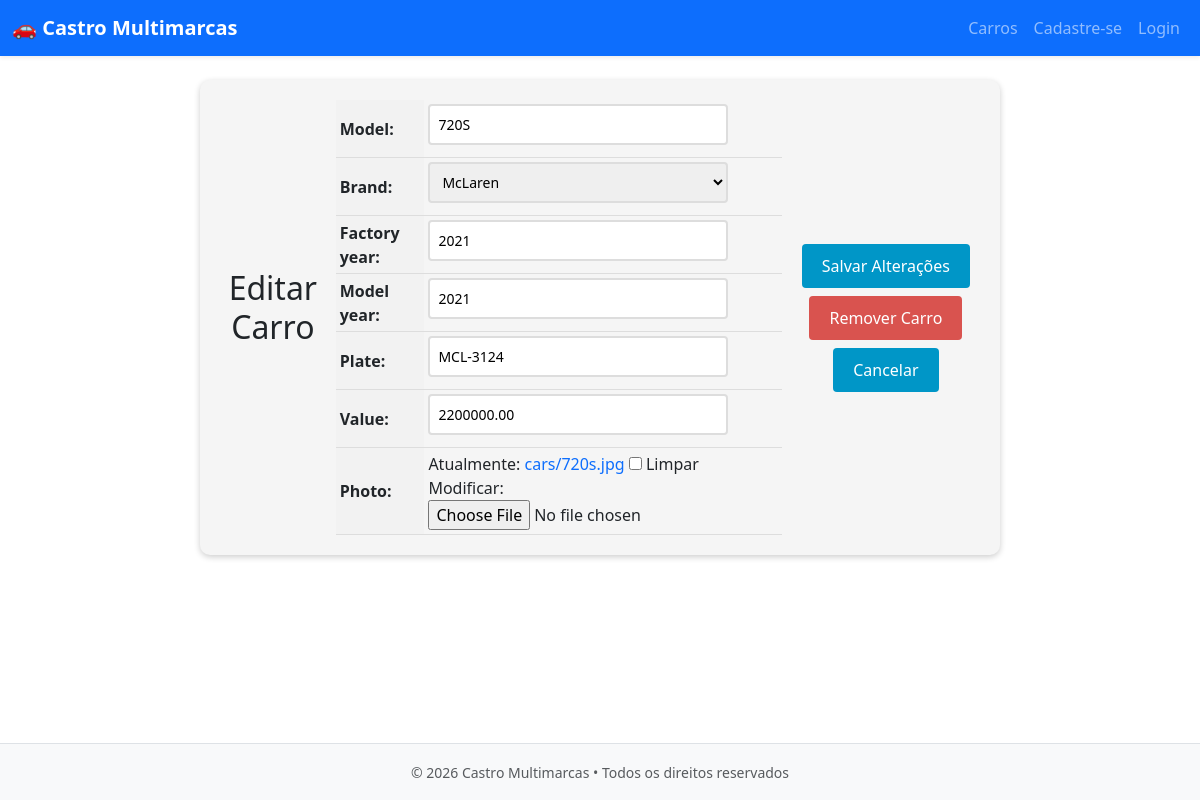
Page /car/14/update/ on the committed database.
### cars/models.py (models this page shows, shortened)
class Car(models.Model):
    id = models.AutoField(primary_key=True)
    model = models.CharField(max_length=100)
    brand = models.ForeignKey(Brand, on_delete=models.PROTECT, related_name='car_brand')
    factory_year = models.IntegerField(blank=True, null=True)
    model_year = models.IntegerField(blank=True, null=True)
    plate = models.CharField(max_length=20, blank=True, null=True)
    value = models.DecimalField(blank=True, null=True, max_digits=10, decimal_places=2)
    photo = models.ImageField(upload_to='cars/', blank=True, null=True)

### cars/views.py (the view, shortened to what this page needs)
# urls.py: path('car/<int:pk>/update/', CarUpdateView.as_view(), name='car_update'),
class CarUpdateView(UpdateView):
    model = Car
    form_class = CarModelForm
    template_name = 'car_update.html'

### cars/forms.py (shortened to what this page needs)
class CarModelForm(forms.ModelForm):
    class Meta:
        model = Car
        fields = '__all__'

### cars/models.py (called while the page is built)
    def __str__(self):
        return self.name

### cars/templates/car_update.html (shortened to what this page needs)
{% extends "base.html" %}
{% block content %}
  <form method="post" enctype="multipart/form-data">
    <h1>Editar Carro</h1>
    <table>
      {{ form.as_table }}
    </table>
    <div>
      <div class="buttons-container">
        <input type="submit" value="Salvar Alterações" class="btn btn-primary">
        <a href="{% url 'car_delete' pk=object.pk %}" class="btn btn-danger">Remover Carro</a>
        <a href="{% url 'cars_list' %}" class="btn btn-secondary">Cancelar</a>
      </div>
    </div>
  </form>
{% endblock %}

### cars/static/css/style.css (style rules this page uses)
form { display: flex; justify-content: center; align-items: center; margin: 25px 0; gap: 10px; }
input[type="text"] { padding: 10px; font-size: 16px; border: 2px solid #e3e1e1; border-radius: 6px; width: 250px; }

### cars/templates/car_update.html (style rules this page uses)
form { max-width: 800px; margin: 0 auto; padding: 20px; background-color: #f5f5f5; border-radius: 10px; box-shadow: 0 2px 6px rgba(0, 0, 0, 0.2); }
form h1 { font-size: 2rem; margin-bottom: 20px; text-align: center; }
table { margin: 0 auto; border-collapse: collapse; width: 100%; max-width: 600px; }
th, td { padding: 4px; text-align: left; border-bottom: 1px solid #ddd; }
th { background-color: #f2f2f2; }
input[type="text"], input[type="number"], select, textarea { padding: 8px; font-size: 14px; border: 2px solid #ddd; border-radius: 4px; width: 100%; max-width: 300px; margin-bottom: 8px; transition: border-bottom-color 0.3s ease-in-out; }
.btn { background-color: #0096c7; color: #fff; border: none; padding: 10px 20px; font-size: 16px; border-radius: 4px; cursor: pointer; transition: background-color 0.3s ease-in-out; }
.buttons-container { display: flex; flex-direction: column; justify-content: center; align-items: center; margin-top: 20px; margin-bottom: 20px; gap: 8px; }
.btn { display: inline-block; background-color: #0096c7; color: #fff; border: none; padding: 10px 20px; font-size: 16px; border-radius: 4px; cursor: pointer; transition: background-color 0.3s ease-in-out; margin: 0 10px; }
.btn-danger { background-color: #d9534f; text-decoration: none !important; }
a { text-decoration: none !important; }

### rows in the picture
Car: model "720S", brand "McLaren", factory_year "2021", model_year "2021", plate "MCL-3124", value "2200000.00"
